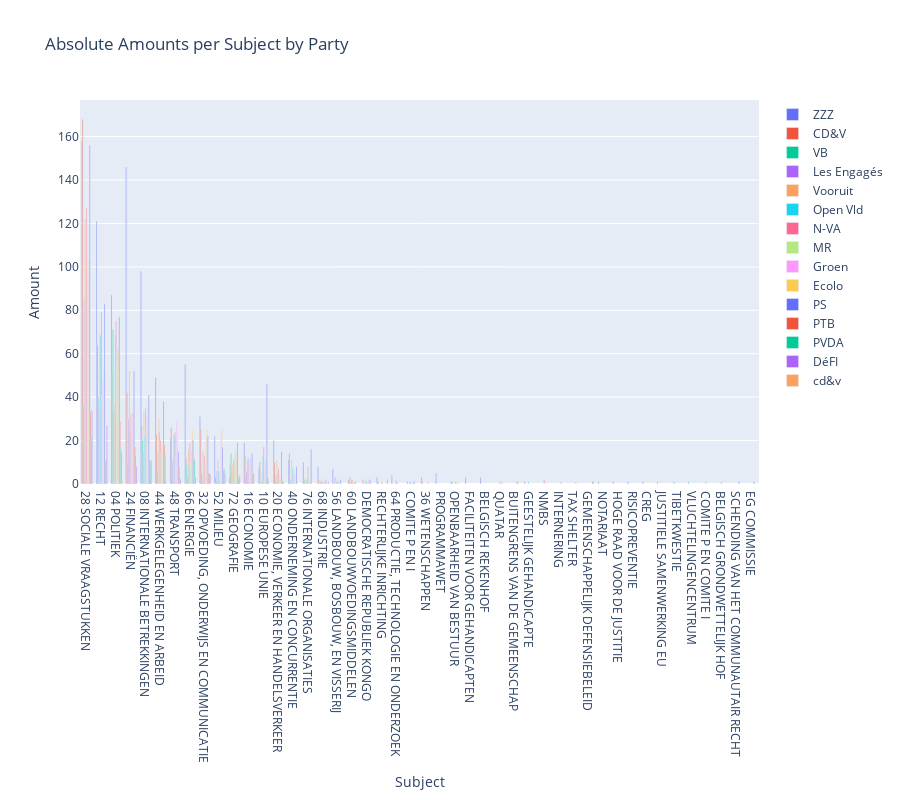

Notebook code cell kept with this figure:
### Code cell
import plotly.graph_objects as go

# Setup data for absolute amounts
def plot_absolute(data):
    fig = go.Figure()
    for party, subjects in data.items():
        fig.add_trace(go.Bar(
            name=party,
            x=list(subjects.keys()),
            y=list(subjects.values()),
        ))
    fig.update_layout(
        title="Absolute Amounts per Subject by Party",
        xaxis_title="Subject",
        yaxis_title="Amount",
        barmode='group',
        xaxis={'categoryorder':'total descending'},
        height=800
    )
    fig.show()

plot_absolute(parties_to_domains)

### Figure 1 — Plotly figure (JSON) as saved in the notebook; plotly's stock layout.template omitted (floating-point values rounded to 4 significant figures)
{"data": [{"name": "ZZZ", "type": "bar", "x": ["08 INTERNATIONALE BETREKKINGEN", "66 ENERGIE", "28 SOCIALE VRAAGSTUKKEN", "32 OPVOEDING, ONDERWIJS EN COMMUNICATIE", "04 POLITIEK", "12 RECHT", "24 FINANCIËN", "44 WERKGELEGENHEID EN ARBEID", "48 TRANSPORT", "52 MILIEU", "40 ONDERNEMING EN CONCURRENTIE", "GEESTELIJK GEHANDICAPTE", "72 GEOGRAFIE", "16 ECONOMIE", "20 ECONOMIE, VERKEER EN HANDELSVERKEER", "68 INDUSTRIE", "PROGRAMMAWET", "76 INTERNATIONALE ORGANISATIES", "36 WETENSCHAPPEN", "10 EUROPESE UNIE", "NOTARIAAT", "OPENBAARHEID VAN BESTUUR", "RECHTERLIJKE INRICHTING", "56 LANDBOUW, BOSBOUW, EN VISSERIJ", "64 PRODUCTIE, TECHNOLOGIE EN ONDERZOEK", "FACILITEITEN VOOR GEHANDICAPTEN", "BELGISCH REKENHOF", "HOGE RAAD VOOR DE JUSTITIE", "RISICOPREVENTIE", "CREG", "JUSTITIELE SAMENWERKING EU"], "y": [98, 55, 158, 31, 87, 121, 146, 49, 21, 22, 11, 1, 3, 19, 20, 8, 5, 10, 3, 7, 1, 1, 3, 7, 4, 3, 3, 1, 1, 1, 1]}, {"name": "CD&V", "type": "bar", "x": ["76 INTERNATIONALE ORGANISATIES", "28 SOCIALE VRAAGSTUKKEN", "10 EUROPESE UNIE", "04 POLITIEK", "66 ENERGIE", "40 ONDERNEMING EN CONCURRENTIE", "12 RECHT", "08 INTERNATIONALE BETREKKINGEN", "72 GEOGRAFIE", "48 TRANSPORT", "32 OPVOEDING, ONDERWIJS EN COMMUNICATIE", "24 FINANCIËN", "16 ECONOMIE", "20 ECONOMIE, VERKEER EN HANDELSVERKEER", "44 WERKGELEGENHEID EN ARBEID", "DEMOCRATISCHE REPUBLIEK KONGO", "68 INDUSTRIE", "COMITE P EN I", "RECHTERLIJKE INRICHTING", "36 WETENSCHAPPEN", "52 MILIEU", "60 LANDBOUWVOEDINGSMIDDELEN"], "y": [2, 168, 10, 51, 12, 14, 64, 27, 9, 26, 25, 42, 13, 10, 23, 2, 2, 1, 1, 1, 3, 2]}, {"name": "VB", "type": "bar", "x": ["08 INTERNATIONALE BETREKKINGEN", "28 SOCIALE VRAAGSTUKKEN", "04 POLITIEK", "40 ONDERNEMING EN CONCURRENTIE", "66 ENERGIE", "48 TRANSPORT", "72 GEOGRAFIE", "12 RECHT", "44 WERKGELEGENHEID EN ARBEID", "32 OPVOEDING, ONDERWIJS EN COMMUNICATIE", "24 FINANCIËN", "60 LANDBOUWVOEDINGSMIDDELEN", "76 INTERNATIONALE ORGANISATIES", "OPENBAARHEID VAN BESTUUR", "52 MILIEU", "20 ECONOMIE, VERKEER EN HANDELSVERKEER", "16 ECONOMIE", "TIBETKWESTIE", "VLUCHTELINGENCENTRUM"], "y": [20, 36, 71, 2, 9, 9, 14, 40, 6, 5, 10, 1, 2, 1, 1, 1, 3, 1, 1]}, {"name": "Les Engagés", "type": "bar", "x": ["48 TRANSPORT", "44 WERKGELEGENHEID EN ARBEID", "28 SOCIALE VRAAGSTUKKEN", "24 FINANCIËN", "08 INTERNATIONALE BETREKKINGEN", "16 ECONOMIE", "12 RECHT", "04 POLITIEK", "20 ECONOMIE, VERKEER EN HANDELSVERKEER", "60 LANDBOUWVOEDINGSMIDDELEN", "52 MILIEU", "32 OPVOEDING, ONDERWIJS EN COMMUNICATIE", "10 EUROPESE UNIE", "72 GEOGRAFIE", "68 INDUSTRIE", "66 ENERGIE", "56 LANDBOUW, BOSBOUW, EN VISSERIJ"], "y": [11, 14, 85, 30, 14, 6, 35, 33, 4, 3, 6, 2, 1, 6, 1, 3, 3]}, {"name": "Vooruit", "type": "bar", "x": ["08 INTERNATIONALE BETREKKINGEN", "28 SOCIALE VRAAGSTUKKEN", "10 EUROPESE UNIE", "04 POLITIEK", "66 ENERGIE", "12 RECHT", "52 MILIEU", "32 OPVOEDING, ONDERWIJS EN COMMUNICATIE", "24 FINANCIËN", "72 GEOGRAFIE", "20 ECONOMIE, VERKEER EN HANDELSVERKEER", "48 TRANSPORT", "60 LANDBOUWVOEDINGSMIDDELEN", "16 ECONOMIE", "44 WERKGELEGENHEID EN ARBEID", "40 ONDERNEMING EN CONCURRENTIE", "56 LANDBOUW, BOSBOUW, EN VISSERIJ", "DEMOCRATISCHE REPUBLIEK KONGO", "COMITE P EN I", "68 INDUSTRIE", "76 INTERNATIONALE ORGANISATIES"], "y": [33, 122, 5, 37, 16, 69, 11, 15, 52, 9, 11, 23, 1, 11, 30, 11, 2, 2, 1, 2, 2]}, {"name": "Open Vld", "type": "bar", "x": ["12 RECHT", "28 SOCIALE VRAAGSTUKKEN", "04 POLITIEK", "44 WERKGELEGENHEID EN ARBEID", "76 INTERNATIONALE ORGANISATIES", "08 INTERNATIONALE BETREKKINGEN", "72 GEOGRAFIE", "60 LANDBOUWVOEDINGSMIDDELEN", "48 TRANSPORT", "24 FINANCIËN", "16 ECONOMIE", "10 EUROPESE UNIE", "66 ENERGIE", "52 MILIEU", "COMITE P EN COMITE I", "64 PRODUCTIE, TECHNOLOGIE EN ONDERZOEK", "32 OPVOEDING, ONDERWIJS EN COMMUNICATIE", "56 LANDBOUW, BOSBOUW, EN VISSERIJ", "20 ECONOMIE, VERKEER EN HANDELSVERKEER", "40 ONDERNEMING EN CONCURRENTIE", "DEMOCRATISCHE REPUBLIEK KONGO", "COMITE P EN I", "GEESTELIJK GEHANDICAPTE", "68 INDUSTRIE"], "y": [68, 87, 68, 24, 2, 22, 11, 2, 22, 25, 12, 13, 8, 6, 1, 2, 7, 1, 5, 7, 1, 1, 1, 1]}, {"name": "N-VA", "type": "bar", "x": ["28 SOCIALE VRAAGSTUKKEN", "60 LANDBOUWVOEDINGSMIDDELEN", "48 TRANSPORT", "04 POLITIEK", "32 OPVOEDING, ONDERWIJS EN COMMUNICATIE", "NMBS", "08 INTERNATIONALE BETREKKINGEN", "12 RECHT", "20 ECONOMIE, VERKEER EN HANDELSVERKEER", "OPENBAARHEID VAN BESTUUR", "24 FINANCIËN", "44 WERKGELEGENHEID EN ARBEID", "10 EUROPESE UNIE", "16 ECONOMIE", "64 PRODUCTIE, TECHNOLOGIE EN ONDERZOEK", "66 ENERGIE", "76 INTERNATIONALE ORGANISATIES", "40 ONDERNEMING EN CONCURRENTIE", "72 GEOGRAFIE", "68 INDUSTRIE", "RECHTERLIJKE INRICHTING", "52 MILIEU", "BELGISCH GRONDWETTELIJK HOF", "56 LANDBOUW, BOSBOUW, EN VISSERIJ", "QUATAR"], "y": [127, 2, 24, 75, 13, 2, 35, 79, 7, 1, 32, 20, 17, 9, 1, 19, 8, 5, 10, 1, 1, 2, 1, 1, 1]}, {"name": "MR", "type": "bar", "x": ["24 FINANCIËN", "28 SOCIALE VRAAGSTUKKEN", "72 GEOGRAFIE", "04 POLITIEK", "40 ONDERNEMING EN CONCURRENTIE", "66 ENERGIE", "44 WERKGELEGENHEID EN ARBEID", "12 RECHT", "76 INTERNATIONALE ORGANISATIES", "16 ECONOMIE", "08 INTERNATIONALE BETREKKINGEN", "52 MILIEU", "DEMOCRATISCHE REPUBLIEK KONGO", "32 OPVOEDING, ONDERWIJS EN COMMUNICATIE", "48 TRANSPORT", "64 PRODUCTIE, TECHNOLOGIE EN ONDERZOEK", "10 EUROPESE UNIE", "68 INDUSTRIE", "COMITE P EN I", "RECHTERLIJKE INRICHTING", "60 LANDBOUWVOEDINGSMIDDELEN", "20 ECONOMIE, VERKEER EN HANDELSVERKEER"], "y": [31, 87, 16, 55, 7, 9, 15, 41, 5, 10, 26, 6, 2, 9, 13, 1, 2, 1, 1, 1, 1, 4]}, {"name": "Groen", "type": "bar", "x": ["24 FINANCIËN", "28 SOCIALE VRAAGSTUKKEN", "04 POLITIEK", "32 OPVOEDING, ONDERWIJS EN COMMUNICATIE", "12 RECHT", "52 MILIEU", "08 INTERNATIONALE BETREKKINGEN", "72 GEOGRAFIE", "40 ONDERNEMING EN CONCURRENTIE", "10 EUROPESE UNIE", "16 ECONOMIE", "48 TRANSPORT", "36 WETENSCHAPPEN", "20 ECONOMIE, VERKEER EN HANDELSVERKEER", "44 WERKGELEGENHEID EN ARBEID", "66 ENERGIE", "DEMOCRATISCHE REPUBLIEK KONGO", "BUITENGRENS VAN DE GEMEENSCHAP", "OPENBAARHEID VAN BESTUUR", "68 INDUSTRIE", "COMITE P EN I", "INTERNERING", "TAX SHELTER", "76 INTERNATIONALE ORGANISATIES", "QUATAR", "60 LANDBOUWVOEDINGSMIDDELEN", "56 LANDBOUW, BOSBOUW, EN VISSERIJ"], "y": [33, 97, 62, 21, 47, 21, 31, 15, 5, 11, 12, 29, 1, 3, 16, 15, 2, 1, 1, 1, 1, 1, 1, 2, 1, 1, 2]}, {"name": "Ecolo", "type": "bar", "x": ["24 FINANCIËN", "28 SOCIALE VRAAGSTUKKEN", "44 WERKGELEGENHEID EN ARBEID", "04 POLITIEK", "32 OPVOEDING, ONDERWIJS EN COMMUNICATIE", "52 MILIEU", "08 INTERNATIONALE BETREKKINGEN", "72 GEOGRAFIE", "40 ONDERNEMING EN CONCURRENTIE", "16 ECONOMIE", "48 TRANSPORT", "36 WETENSCHAPPEN", "12 RECHT", "66 ENERGIE", "20 ECONOMIE, VERKEER EN HANDELSVERKEER", "DEMOCRATISCHE REPUBLIEK KONGO", "BUITENGRENS VAN DE GEMEENSCHAP", "OPENBAARHEID VAN BESTUUR", "10 EUROPESE UNIE", "68 INDUSTRIE", "COMITE P EN I", "INTERNERING", "TAX SHELTER", "76 INTERNATIONALE ORGANISATIES", "QUATAR", "60 LANDBOUWVOEDINGSMIDDELEN", "56 LANDBOUW, BOSBOUW, EN VISSERIJ"], "y": [33, 103, 19, 62, 25, 25, 36, 12, 5, 9, 23, 1, 53, 25, 3, 2, 1, 1, 5, 1, 1, 1, 1, 1, 1, 1, 2]}, {"name": "PS", "type": "bar", "x": ["28 SOCIALE VRAAGSTUKKEN", "24 FINANCIËN", "04 POLITIEK", "66 ENERGIE", "08 INTERNATIONALE BETREKKINGEN", "12 RECHT", "10 EUROPESE UNIE", "52 MILIEU", "32 OPVOEDING, ONDERWIJS EN COMMUNICATIE", "48 TRANSPORT", "20 ECONOMIE, VERKEER EN HANDELSVERKEER", "72 GEOGRAFIE", "16 ECONOMIE", "44 WERKGELEGENHEID EN ARBEID", "40 ONDERNEMING EN CONCURRENTIE", "76 INTERNATIONALE ORGANISATIES", "BUITENGRENS VAN DE GEMEENSCHAP", "60 LANDBOUWVOEDINGSMIDDELEN", "68 INDUSTRIE", "56 LANDBOUW, BOSBOUW, EN VISSERIJ", "DEMOCRATISCHE REPUBLIEK KONGO", "COMITE P EN I", "SCHENDING VAN HET COMMUNAUTAIR RECHT", "EG COMMISSIE"], "y": [156, 52, 77, 20, 41, 83, 46, 17, 22, 15, 15, 19, 14, 38, 8, 16, 1, 1, 2, 2, 2, 1, 1, 1]}, {"name": "PTB", "type": "bar", "x": ["24 FINANCIËN", "04 POLITIEK", "66 ENERGIE", "48 TRANSPORT", "44 WERKGELEGENHEID EN ARBEID", "08 INTERNATIONALE BETREKKINGEN", "28 SOCIALE VRAAGSTUKKEN", "72 GEOGRAFIE", "32 OPVOEDING, ONDERWIJS EN COMMUNICATIE", "16 ECONOMIE", "52 MILIEU", "12 RECHT", "20 ECONOMIE, VERKEER EN HANDELSVERKEER", "GEMEENSCHAPPELIJK DEFENSIEBELEID", "10 EUROPESE UNIE"], "y": [17, 29, 12, 8, 18, 11, 33, 3, 5, 5, 6, 10, 1, 1, 3]}, {"name": "PVDA", "type": "bar", "x": ["24 FINANCIËN", "66 ENERGIE", "44 WERKGELEGENHEID EN ARBEID", "08 INTERNATIONALE BETREKKINGEN", "28 SOCIALE VRAAGSTUKKEN", "72 GEOGRAFIE", "04 POLITIEK", "32 OPVOEDING, ONDERWIJS EN COMMUNICATIE", "16 ECONOMIE", "48 TRANSPORT", "52 MILIEU", "12 RECHT", "20 ECONOMIE, VERKEER EN HANDELSVERKEER", "GEMEENSCHAPPELIJK DEFENSIEBELEID", "10 EUROPESE UNIE"], "y": [13, 11, 13, 10, 22, 3, 16, 5, 5, 3, 7, 11, 1, 1, 1]}, {"name": "DéFI", "type": "bar", "x": ["24 FINANCIËN", "28 SOCIALE VRAAGSTUKKEN", "08 INTERNATIONALE BETREKKINGEN", "32 OPVOEDING, ONDERWIJS EN COMMUNICATIE", "RECHTERLIJKE INRICHTING", "04 POLITIEK", "12 RECHT", "48 TRANSPORT", "52 MILIEU", "44 WERKGELEGENHEID EN ARBEID", "68 INDUSTRIE", "72 GEOGRAFIE", "66 ENERGIE"], "y": [8, 34, 11, 4, 2, 14, 27, 2, 5, 1, 1, 4, 3]}, {"name": "cd&v", "type": "bar", "x": ["04 POLITIEK", "28 SOCIALE VRAAGSTUKKEN"], "y": [1, 1]}], "layout": {"barmode": "group", "height": 800, "title": {"text": "Absolute Amounts per Subject by Party"}, "xaxis": {"categoryorder": "total descending", "title": {"text": "Subject"}}, "yaxis": {"title": {"text": "Amount"}}}}
